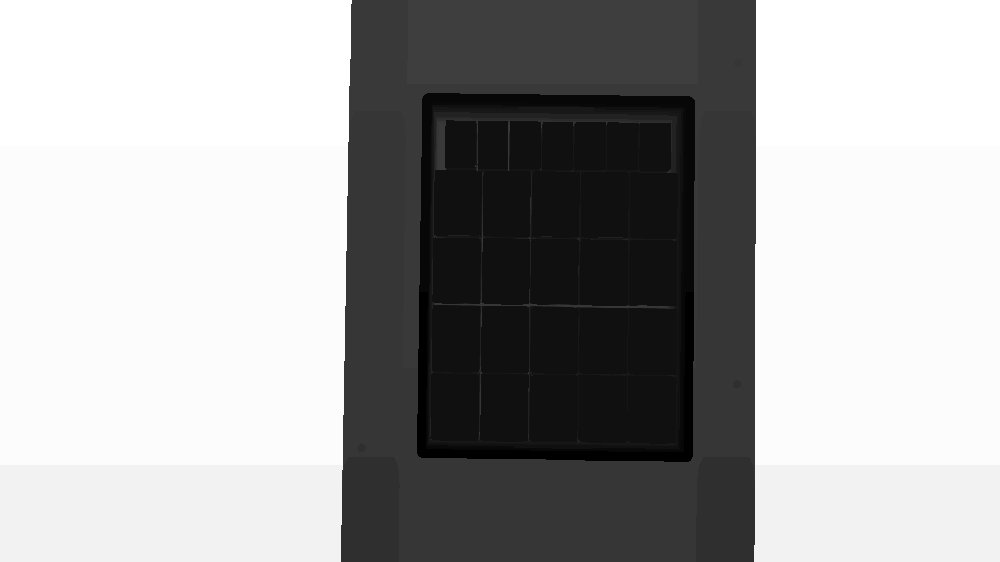
#> input picture images/synthetic_depth.png, 1000 x 562 px, shrunk from 1920 x 1080 before the run
$ jupyter execute --allow-errors depth_to_normals.ipynb   (shell and % lines are left out)
#> lines starting #> are read from the running program, lines starting #| are printed output that depends on the picture
[cell 1]
import numpy as np
from PIL import Image
from tqdm import tqdm
import numba
import matplotlib.pyplot as plt

## Getting normal vectors from depth image

[cell 2]
def convert_depth_to_normals(depth_img: np.ndarray):
    n, m = depth_img.shape
    normals_img = np.zeros((n, m, 3))

    for x in tqdm(range(1, n - 1), desc='Iterating through rows'):
        for y in range(1, m - 1):
            dzdx = (depth_img[x + 1, y] - depth_img[x - 1, y]) / 2.0;
            dzdy = (depth_img[x, y + 1] - depth_img[x, y - 1]) / 2.0;

            direction = np.array([-dzdx, -dzdy, 1.0], dtype=np.float32)
            magnitude = np.sqrt((direction ** 2).sum())
            normals_img[x, y] = direction / magnitude
    return normals_img

@numba.jit(nopython=True)
def convert_depth_to_normals_faster(depth_img: np.ndarray):
    n, m = depth_img.shape
    normals_img = np.zeros((n, m, 3))

    for x in range(1, n - 1):
        for y in range(1, m - 1):
            dzdx = (depth_img[x + 1, y] - depth_img[x - 1, y]) / 2.0;
            dzdy = (depth_img[x, y + 1] - depth_img[x, y - 1]) / 2.0;

            direction = np.array([-dzdx, -dzdy, 1.0], dtype=np.float32)
            magnitude = np.sqrt((direction ** 2).sum())
            normals_img[x, y] = direction / magnitude
    return normals_img

[cell 3]
def normalize(img):
    return (img - img.min()) / (img.max() - img.min())

[cell 4]
depth_img = np.array(Image.open('../images/synthetic_depth.png'), dtype=np.float32)

[cell 5]
plt.figure(figsize=(15, 5))
plt.imshow(depth_img)

[cell 6]
normals_img = convert_depth_to_normals(depth_img)
#> after the loop in convert_depth_to_normals, `for x in tqdm(range(1, n - 1), desc='Iterating through rows'):`:
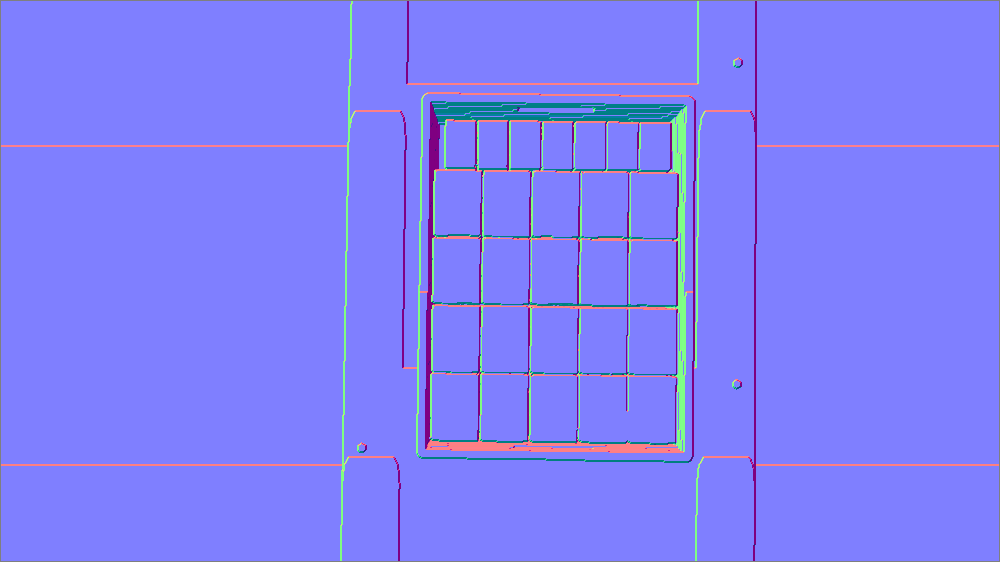
#> normals_img: shape (562, 1000, 3) float64; mean of channels 0, 1, 2 0.00359, 0.0017, 0.944; drawn with min black and max white

[cell 7]
plt.figure(figsize=(15, 5))
plt.imshow(normalize(normals_img))

## Speedup with numba

[cell 8]
normals_img = convert_depth_to_normals_faster(depth_img)

## Test on puma image
https://stackoverflow.com/questions/34644101/calculate-surface-normals-from-depth-image-using-neighboring-pixels-cross-produc/34644939#34644939

[cell 9]
puma = np.array(Image.open('../images/puma.png'), dtype=np.float32)
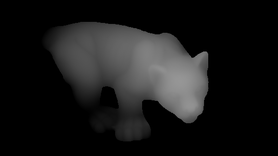
#> input picture images/puma.png, 278 x 156 px, shrunk from 534 x 300 before the run

[cell 10]
plt.figure(figsize=(15, 5))
plt.imshow(puma)

[cell 11]
puma_normals = convert_depth_to_normals(puma)
#> after the loop in convert_depth_to_normals (call 2), `for x in tqdm(range(1, n - 1), desc='Iterating through rows'):`:
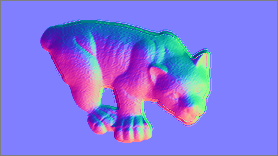
#> normals_img: shape (156, 278, 3) float64; mean of channels 0, 1, 2 0.0192, -0.0522, 0.806; drawn with min black and max white

[cell 12]
plt.figure(figsize=(15, 5))
plt.imshow(normalize(puma_normals))

## Saving  normals

[cell 13]
from numpy import savez_compressed

[cell 14]
savez_compressed('tmp', puma_normals)

[cell 15]
from numpy import load

[cell 16]
plt.figure(figsize=(15, 5))
plt.imshow(np.array(load('tmp.npz')['arr_0']))
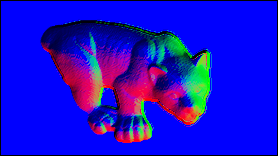
#> shown: shape (156, 278, 3) float64; mean R, G, B 0.099, 0.0548, 0.806
